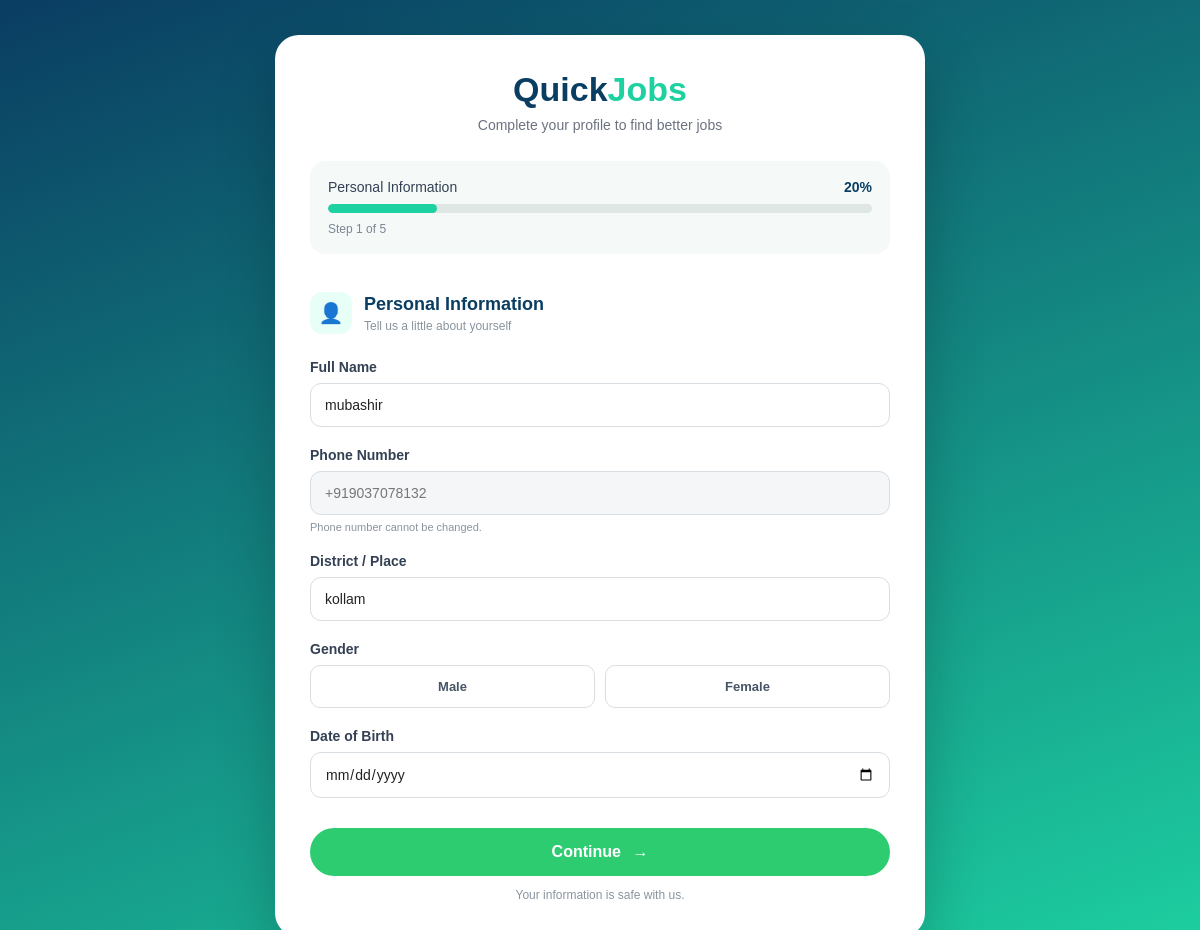
The page /complete-profile/ (signed in) on the database as committed earlier.
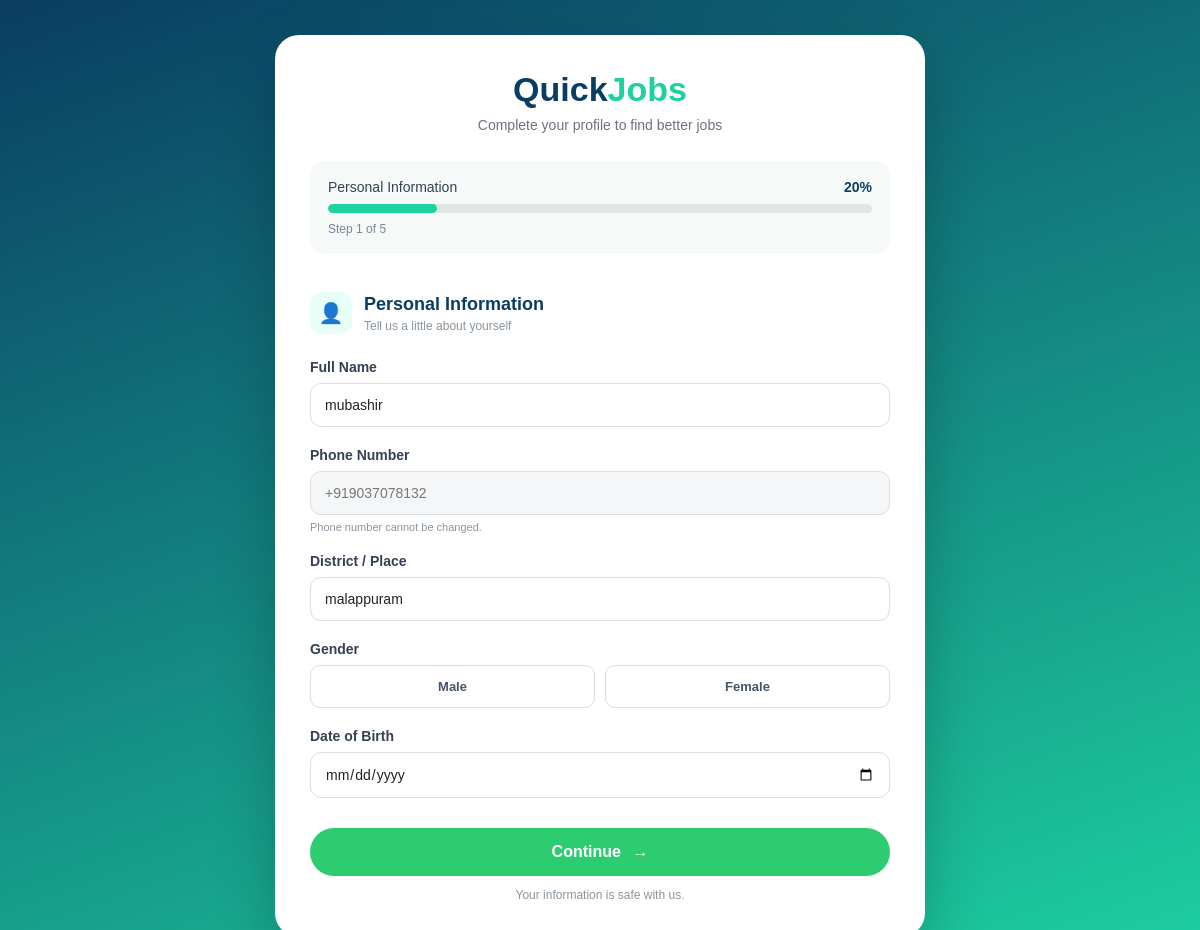
The same page on the database as committed later.
### myapp/models.py (models this page shows, shortened)
class Profile(models.Model):
    user = models.OneToOneField(
        User,
        on_delete=models.CASCADE,
        related_name="profile",
    )
    phone = models.CharField(
        max_length=15,
        unique=True,
        validators=[phone_validator],
    )
    full_name = models.CharField(
        max_length=150,
        blank=True,
    )
    district = models.CharField(
        max_length=100,
        blank=True,
    )
    profile_completed = models.BooleanField(
        default=False,
    )
    created_at = models.DateTimeField(
        auto_now_add=True,
    )
    updated_at = models.DateTimeField(
        auto_now=True,
    )
    gender = models.CharField(
        max_length=20,
        blank=True,
    )
    dob = models.DateField(
        null=True,
        blank=True,
    )
    class Meta:
        ordering = ["-created_at"]

### myapp/views.py (the view, shortened to what this page needs)
# urls.py: path("complete-profile/", views.complete_profile, name="complete_profile"),
@login_required(login_url="login")
def complete_profile(request):
    phone = f"+{request.user.username}"
    profile, _ = Profile.objects.get_or_create(
        user=request.user,
        defaults={"phone": phone},
    )
    if not profile.phone:
        profile.phone = phone
        profile.save(update_fields=["phone"])
    try:
        step = int(request.GET.get("step", 1))
    except (TypeError, ValueError):
        step = 1
    if step < 1:
        step = 1
    if step > 5:
        step = 5
    categories = Category.objects.all()
    return render(
        request,
        "complete_profile.html",
        {
            "profile": profile,
            "step": step,
            "categories": categories,
        },
    )

### templates/complete_profile.html (shortened to what the changed rows need)
{% load static %}
<!DOCTYPE html>
<html lang="en">
<head>
    <link rel="stylesheet"
          href="{% static 'css/complete_profile.css' %}">
</head>
<body>
<div class="page">
    <div class="profile-card">
        <div class="header">
            <h1>Quick<span>Jobs</span></h1>
        </div>
        <form method="POST" enctype="multipart/form-data">
            {% if step|stringformat:"s" == "1" %}
            <div class="section">
                <div class="section-title">
                    <div class="icon">
                        👤
                    </div>
                    <div>
                        <h2>Personal Information</h2>
                        <p>Tell us a little about yourself</p>
                    </div>
                </div>
                <div class="form-group">
                    <label for="name">
                        Full Name
                    </label>
                    <input
                        type="text"
                        id="name"
                        name="name"
                        value="{{ profile.full_name|default:'' }}"
                        placeholder="Enter your full name"
                        required>
                </div>
                <div class="form-group">
                    <label for="phone">
                        Phone Number
                    </label>
                    <input
                        type="text"
                        id="phone"
                        value="{{ profile.phone }}"
                        class="readonly"
                        readonly>
                    <small class="field-note">
                        Phone number cannot be changed.
                    </small>
                </div>
                <div class="form-group">
                    <label for="district">
                        District / Place
                    </label>
                    <input
                        type="text"
                        id="district"
                        name="district"
                        value="{{ profile.district|default:'' }}"
                        placeholder="Eg: Malappuram"
                        required>
                </div>
                <div class="form-group">
                    <label>
                        Gender
                    </label>
                    <div class="choice-grid">
                        <label class="choice">
                            <span>Male</span>
                        </label>
                        <label class="choice">
                            <span>Female</span>
                        </label>
                    </div>
                </div>
                <div class="form-group">
                    <label for="dob">
                        Date of Birth
                    </label>
                    <input
                        type="date"
                        id="dob"
                        name="dob"
                        value="{{ profile.dob|date:'Y-m-d' }}"
                        required>
                </div>
            </div>
            <div class="submit-section">
                <button type="submit" class="save-btn">
                    Continue
                    <span>→</span>
                </button>
                <p>
                    Your information is safe with us.
                </p>
            </div>
            {% endif %}
        </form>
    </div>
</div>
</body>
</html>

Rows that differ between the two databases and show on the page:
changed Profile "mubashir": district "kollam" → "malappuram"
